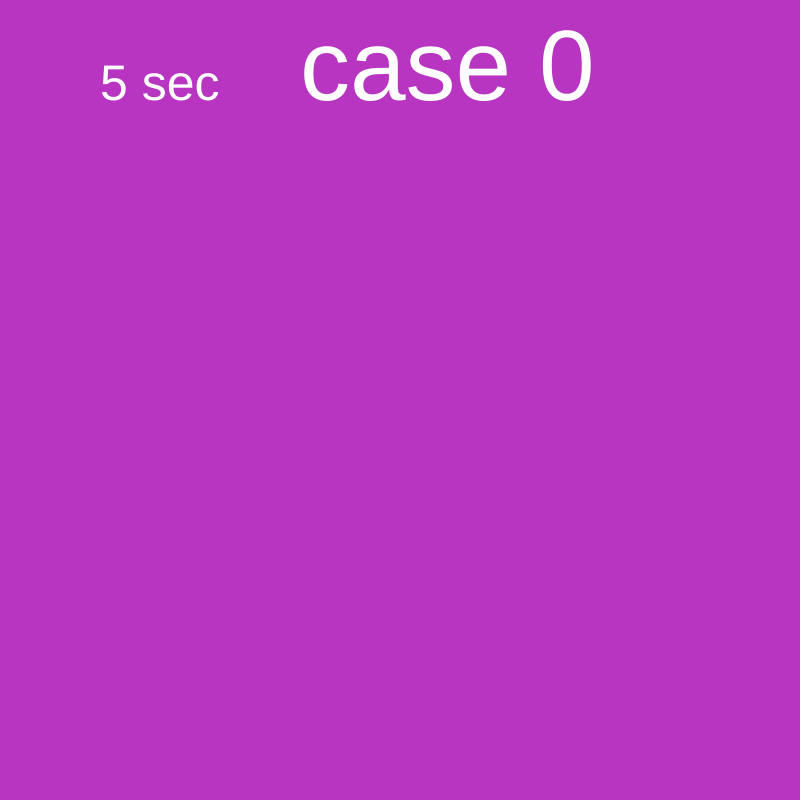
Frame 1 (no input)
Frame 60 (no input): identical to frame 1, image omitted
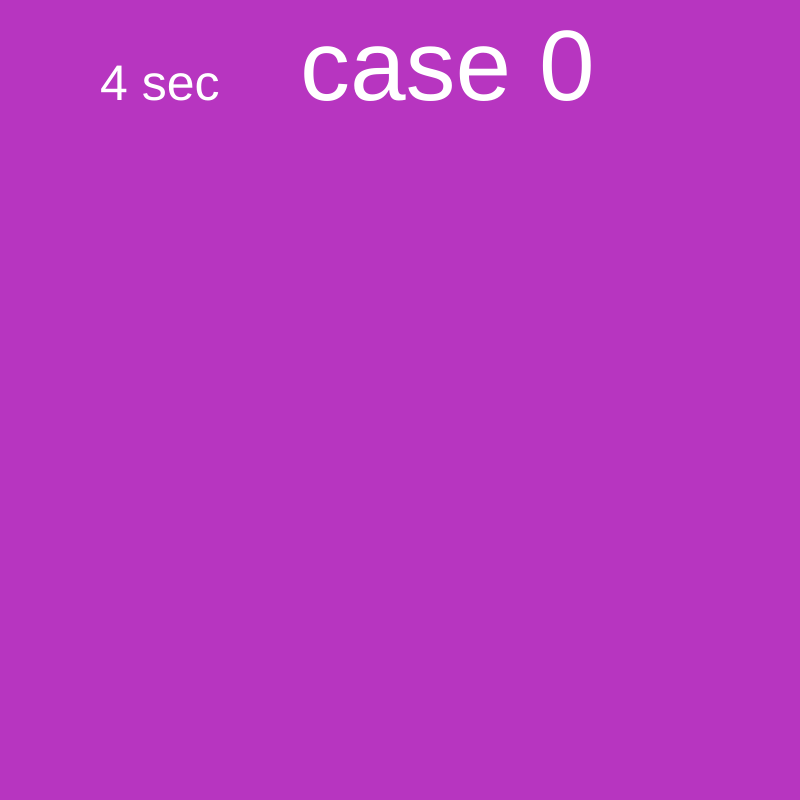
Frame 120 (the mouse pressed at the canvas centre since frame 60)

The p5.js sketch that drew these frames (run headless with seeded random() and noise() and a simulated clock; from frame 60 on, the mouse is pressed at the canvas centre):

// p5.js sketch
// ── sketch.js
var myState = 0;
var myTimer = 300;
var myBackground;

function setup() {
  // put setup code here
  createCanvas(800, 800);
  myBackground = color(random(256), random(256), random(256));
}

function draw() {
  // put drawing code here

  switch (myState) {
    case 0:
      background(myBackground);
      fill('white');
      textSize(100);
      text("case 0", 300, 100);
      break;

    case 1:
      background(myBackground);
      fill('white');
      textSize(100);
      text("case 1", 300, 100);
      break;

    case 2:
      background(myBackground);
      fill('white');
      textSize(100);
      text("case 2", 300, 100);
      break;
  }

  myTimer--;
  textSize(50);
  text(Math.trunc(myTimer / 60) + 1 + " sec", 100, 100);
  if (myTimer <= 0) {
    myState++;
    if (myState > 2) {
      myState = 0;
    }
    myTimer = 300;
    textSize(50);
    text(myTimer, 100, 100);
    myBackground = color(random(256), random(256), random(256));
  }

}

function mouseReleased() {

}
